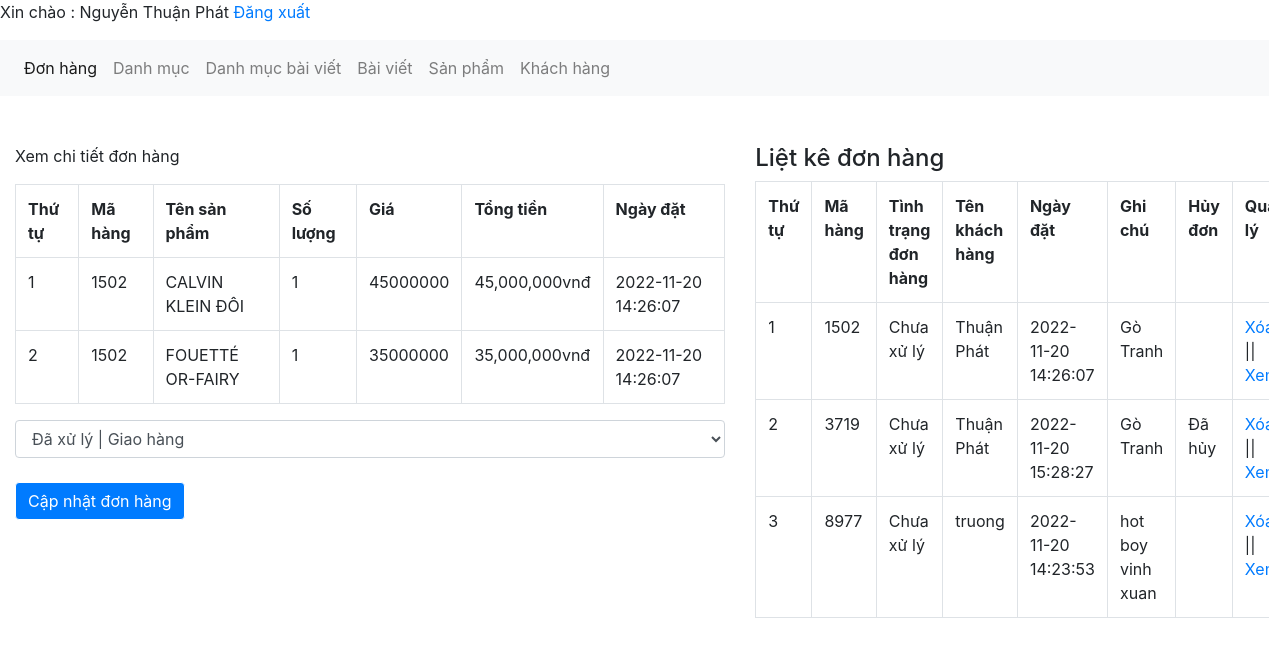
Screenshot of /admin/xulydonhang.php?quanly=xemdonhang&mahang=1502 (signed in) with the database file from the repository.
### tables this page shows
CREATE TABLE `tbl_donhang` (
  `donhang_id` int(11) NOT NULL,
  `sanpham_id` int(11) NOT NULL,
  `soluong` int(11) NOT NULL,
  `mahang` varchar(50) NOT NULL,
  `khachhang_id` int(11) NOT NULL,
  `ngaythang` timestamp NOT NULL DEFAULT current_timestamp() ON UPDATE current_timestamp(),
  `tinhtrang` int(11) NOT NULL,
  `huydon` int(11) NOT NULL DEFAULT 0
);

CREATE TABLE `tbl_sanpham` (
  `sanpham_id` int(11) NOT NULL,
  `category_id` int(11) NOT NULL,
  `sanpham_name` varchar(255) NOT NULL,
  `sanpham_chitiet` text NOT NULL,
  `sanpham_mota` text NOT NULL,
  `sanpham_gia` varchar(100) NOT NULL,
  `sanpham_giakhuyenmai` varchar(100) NOT NULL,
  `sanpham_active` int(11) NOT NULL,
  `sanpham_hot` int(11) NOT NULL,
  `sanpham_soluong` int(11) NOT NULL,
  `sanpham_image` varchar(50) NOT NULL
);

CREATE TABLE `tbl_khachhang` (
  `khachhang_id` int(11) NOT NULL,
  `name` varchar(100) NOT NULL,
  `phone` varchar(50) NOT NULL,
  `address` varchar(200) NOT NULL,
  `note` text NOT NULL,
  `email` varchar(150) NOT NULL,
  `password` varchar(100) NOT NULL,
  `giaohang` int(11) NOT NULL
);

### admin/xulydonhang.php (the view, shortened to what this page needs)
<?php
include('../db/connect.php');
?>
<!DOCTYPE html>
<html lang="en">
<head>
    <link href="../css/bootstrap.css" rel="stylesheet" type="text/css" media="all" />
</head>
<body>
    <p>Xin chào : <?php echo $_SESSION['dangnhap'] ?> <a href="?login=dangxuat">Đăng xuất</a></p>
    <nav class="navbar navbar-expand-lg navbar-light bg-light">
        <div class="collapse navbar-collapse" id="navbarNav">
            <ul class="navbar-nav">
                <li class="nav-item active">
                    <a class="nav-link" href="xulydonhang.php">Đơn hàng <span class="sr-only">(current)</span></a>
                </li>
                <li class="nav-item">
                    <a class="nav-link" href="xulydanhmuc.php">Danh mục</a>
                </li>
                <li class="nav-item">
                    <a class="nav-link" href="xulydanhmucbaiviet.php">Danh mục bài viết</a>
                </li>
                <li class="nav-item">
                    <a class="nav-link" href="xulybaiviet.php">Bài viết</a>
                </li>
                <li class="nav-item">
                    <a class="nav-link" href="xulysanpham.php">Sản phẩm</a>
                </li>
                <li class="nav-item">
                    <a class="nav-link" href="xulykhachhang.php">Khách hàng</a>
                </li>
            </ul>
        </div>
    </nav><br><br>
    <div class="container-fluid">
        <div class="row">
            <?php
            if (isset($_GET['quanly']) == 'xemdonhang') {
                $mahang = $_GET['mahang'];
                $sql = "SELECT * FROM tbl_donhang,tbl_sanpham WHERE tbl_donhang.sanpham_id=tbl_sanpham.sanpham_id AND tbl_donhang.mahang='$mahang' ORDER BY tbl_donhang.ngaythang DESC";
                $sql_chitiet =  $con->query($sql)->fetchAll(PDO::FETCH_ASSOC);
            ?>
            <div class="col-md-7">
                <p>Xem chi tiết đơn hàng</p>
                <form action="" method="POST">
                    <table class="table table-bordered ">
                        <tr>
                            <th>Thứ tự</th>
                            <th>Mã hàng</th>
                            <th>Tên sản phẩm</th>
                            <th>Số lượng</th>
                            <th>Giá</th>
                            <th>Tổng tiền</th>
                            <th>Ngày đặt</th>
                        </tr>
                        <?php
                            $i = 0;
                            foreach ($sql_chitiet as $chitiet) {
                                $i++;
                            ?>
                        <tr>
                            <td><?php echo $i; ?></td>
                            <td><?php echo $chitiet['mahang']; ?></td>
                            <td><?php echo $chitiet['sanpham_name']; ?></td>
                            <td><?php echo $chitiet['soluong']; ?></td>
                            <td><?php echo $chitiet['sanpham_giakhuyenmai']; ?></td>
                            <td><?php echo number_format($chitiet['soluong'] * $chitiet['sanpham_giakhuyenmai']) . 'vnđ'; ?>
                            </td>
                            <td><?php echo $chitiet['ngaythang'] ?></td>
                        </tr>
                        <?php
                            }
                            ?>
                    </table>
                    <select class="form-control" name="xuly">
                        <option value="1">Đã xử lý | Giao hàng</option>
                    </select><br>
                    <input type="submit" value="Cập nhật đơn hàng" name="capnhatdonhang" class="btn btn-success">
                </form>
            </div>
            <?php
            } else {
            ?>
            <div class="col-md-7">
                <p>Đơn hàng</p>
            </div>
            <?php
            }
            ?>
            <div class="col-md-5">
                <h4>Liệt kê đơn hàng</h4>
                <?php
                $sql = "SELECT * FROM tbl_sanpham,tbl_khachhang,tbl_donhang WHERE tbl_donhang.sanpham_id=tbl_sanpham.sanpham_id AND tbl_donhang.khachhang_id=tbl_khachhang.khachhang_id GROUP BY mahang ";
                $sql_select = $con->query($sql)->fetchAll(PDO::FETCH_ASSOC);
                ?>
                <table class="table table-bordered ">
                    <tr>
                        <th>Thứ tự</th>
                        <th>Mã hàng</th>
                        <th>Tình trạng đơn hàng</th>
                        <th>Tên khách hàng</th>
                        <th>Ngày đặt</th>
                        <th>Ghi chú</th>
                        <th>Hủy đơn</th>
                        <th>Quản lý</th>
                    </tr>
                    <?php
                    $i = 0;
                    foreach ($sql_select as $select) {
                        $i++;
                    ?>
                    <tr>
                        <td><?php echo $i; ?></td>
                        <td><?php echo $select['mahang']; ?></td>
                        <td><?php
                                if ($select['tinhtrang'] == 0) {
                                    echo 'Chưa xử lý';
                                } else {
                                    echo 'Đã xử lý';
                                }
                                ?></td>
                        <td><?php echo $select['name']; ?></td>
                        <td><?php echo $select['ngaythang'] ?></td>
                        <td><?php echo $select['note'] ?></td>
                        <td><?php if ($select['huydon'] == 0) {
                                } elseif ($select['huydon'] == 1) {
                                    echo '<a href="xulydonhang.php?quanly=xemdonhang&mahang=' . $select['mahang'] . '&xacnhanhuy=2">Xác nhận hủy đơn</a>';
                                } else {
                                    echo 'Đã hủy';
                                }
                                ?></td>
                        <td><a href="?xoadonhang=<?php echo $select['mahang'] ?>">Xóa</a> || <a
                                href="?quanly=xemdonhang&mahang=<?php echo $select['mahang'] ?>">Xem </a></td>
                    </tr>
                    <?php
                    }
                    ?>
                </table>
            </div>
        </div>
    </div>
</body>
</html>

### rows the page displays
tbl_donhang: mahang "1502", sanpham.sanpham_name "CALVIN KLEIN ĐÔI", soluong "1", sanpham.sanpham_giakhuyenmai "45000000", $chitiet['soluong']*$chitiet['sanpham_giakhuyenmai'] "45,000,000", ngaythang "2022-11-20 14:26:07", tinhtrang "Chưa xử lý", khachhang.name "Thuận Phát", khachhang.note "Gò Tranh"
tbl_donhang: mahang "1502", sanpham.sanpham_name "FOUETTÉ OR-FAIRY", soluong "1", sanpham.sanpham_giakhuyenmai "35000000", $chitiet['soluong']*$chitiet['sanpham_giakhuyenmai'] "35,000,000", ngaythang "2022-11-20 14:26:07"
tbl_donhang: mahang "3719", tinhtrang "Chưa xử lý", khachhang.name "Thuận Phát", ngaythang "2022-11-20 15:28:27", khachhang.note "Gò Tranh", huydon "Đã hủy"
tbl_donhang: mahang "8977", tinhtrang "Chưa xử lý", khachhang.name "truong", ngaythang "2022-11-20 14:23:53", khachhang.note "hot boy vinh xuan"

### other values shown
$_SESSION['dangnhap'] "Nguyễn Thuận Phát"
